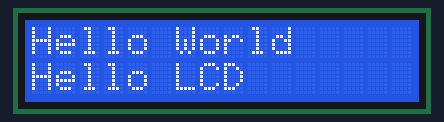
Bench run of a program on a simulated Raspberry Pi (BCM pin numbers). On the bench: 16×2 character LCD. At 19.2 s the program stops and its outputs stay as they are.

Above: at 0.1 s.
At 3.1 s:
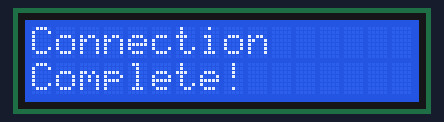
At 6.1 s:
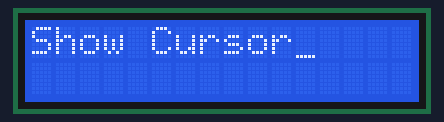
At 9.2 s:
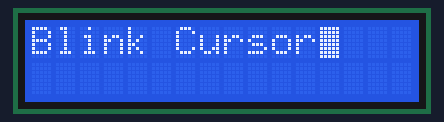
At 13.2 s:
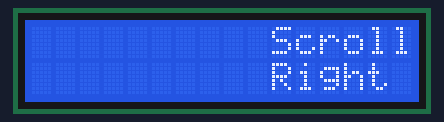
At 16.2 s:
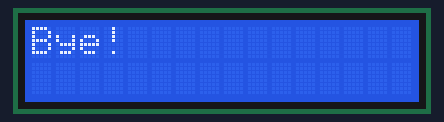

Measured:
- what the display in image 1 shows lasts 3.0 s, from 3.1 s to 6.1 s
- what the display in image 4 shows lasts 1.1 s, from 13.1 s to 14.2 s

The program:

23.LCD.py
```python
#git clone https://github.com/adafruit/Adafruit_Python_CharLCD.git
#cd Adafruit_Python_CharLCD
#sudo python3 setup.py install

import Adafruit_CharLCD as LCD
import time, sys

#         LCD pin 1  > GND
#         LCD pin 2  > VCC 3.3v
#         LCD pin 3  > GND
rs = 21 # LCD pin 4  > BCM. 21, wPi. 29, Physical. 40
#         LCD pin 5  > GND
en = 20 # LCD pin 6  > BCM. 20, wPi. 28, Physical. 38
#         LCD pin 7  > X
#         LCD pin 8  > X
#         LCD pin 9  > X
#         LCD pin 10 > X
d4 = 16 # LCD pin 11 > BCM. 16, wPi. 27, Physical. 36
d5 = 12 # LCD pin 12 > BCM. 12, wPi. 26 Physical. 32
d6 = 1  # LCD pin 13 > BCM. 1, wPi. 31, Physical. 28
d7 = 7  # LCD pin 14 > BCM. 7, wPi. 11, Physical. 26
#         LCD pin 15 > VCC 3.3v
#         LCD pin 16 > GND

lcd = LCD.Adafruit_CharLCD(rs, en, d4, d5, d6, d7, 16, 2, 2)

def StaticMessage(message) :
    lcd.message(message)
    time.sleep(3)
    lcd.clear()

def ShowCursor(message) :
    lcd.show_cursor(True)
    lcd.message(message)
    time.sleep(3)
    lcd.clear()
    lcd.show_cursor(False)

def BlinkCursor(message) :
    lcd.blink(True)
    lcd.message(message)
    time.sleep(3)
    lcd.clear()
    lcd.blink(False)

def ScrollRight(message) :
    lcd.message(message)
    for i in range(10):
        time.sleep(0.1)
        lcd.move_right()
    time.sleep(1)
    lcd.clear()

def ScrollLeft(message) :
    lcd.message(message)

    for i in range(10):
        lcd.move_right()

    for i in range(10):
        time.sleep(0.1)
        lcd.move_left()

    time.sleep(1)
    lcd.clear()

def LcdEnd(message) :
    lcd.message(message)
    time.sleep(3)
    lcd.clear()
    sys.exit(1)

if __name__ == "__main__" :
    try :
        StaticMessage("Hello World\nHello LCD")
        StaticMessage("Connection\nComplete!")
        ShowCursor("Show Cursor")
        BlinkCursor("Blink Cursor")
        ScrollRight("Scroll\nRight")
        ScrollLeft("Scroll\nLeft")
    except :
        lcd.clear()
        StaticMessage("You Press\nCtrl - C")
    finally :
        LcdEnd("Bye!")
```
